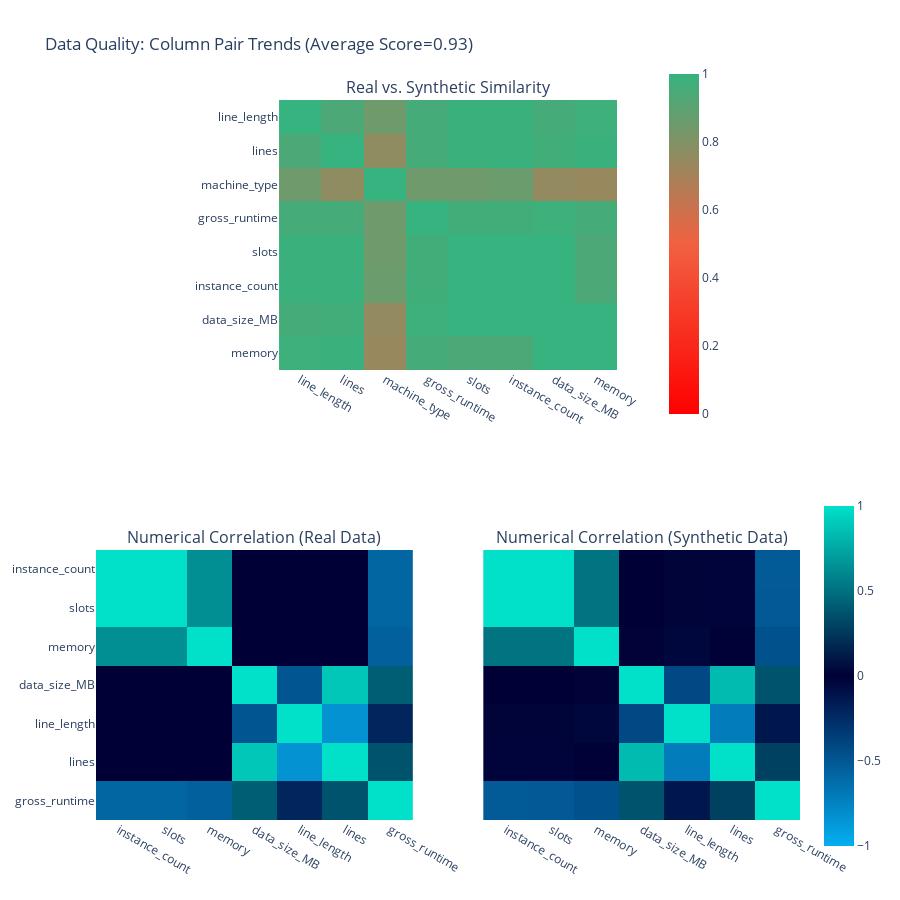

Source (notebook cell):
### Code cell
quality_report.get_visualization(property_name='Column Pair Trends')

### Figure 1 — Plotly figure (JSON) as saved in the notebook; plotly's stock layout.template omitted (floating-point values rounded to 4 significant figures)
{"data": [{"coloraxis": "coloraxis", "hovertemplate": "<b>Column Pair</b><br>(%{x},%{y})<br><br>Similarity: %{z}<extra></extra>", "type": "heatmap", "x": ["line_length", "lines", "machine_type", "gross_runtime", "slots", "instance_count", "data_size_MB", "memory"], "xaxis": "x", "y": ["line_length", "lines", "machine_type", "gross_runtime", "slots", "instance_count", "data_size_MB", "memory"], "yaxis": "y", "z": [[1, 0.94, 0.85, 0.96, 0.99, 0.99, 0.96, 0.98], [0.94, 1, 0.76, 0.96, 0.99, 0.99, 0.97, 0.99], [0.85, 0.76, 1, 0.85, 0.85, 0.86, 0.75, 0.74], [0.96, 0.96, 0.85, 1, 0.97, 0.97, 0.98, 0.96], [0.99, 0.99, 0.85, 0.97, 1, 1, 1, 0.94], [0.99, 0.99, 0.86, 0.97, 1, 1, 1, 0.94], [0.96, 0.97, 0.75, 0.98, 1, 1, 1, 1], [0.98, 0.99, 0.74, 0.96, 0.94, 0.94, 1, 1]]}, {"coloraxis": "coloraxis2", "customdata": [[1, 1, 0.52, 0, 0.02, -0.02, -0.52], [1, 1, 0.52, 0, 0.02, -0.02, -0.51], [0.52, 0.52, 1, -0.01, -0.04, 0.01, -0.46], [0, 0, -0.01, 1, -0.42, 0.83, 0.37], [0.02, 0.02, -0.04, -0.42, 1, -0.71, -0.13], [-0.02, -0.02, 0.01, 0.83, -0.71, 1, 0.29], [-0.52, -0.51, -0.46, 0.37, -0.13, 0.29, 1]], "hovertemplate": "<b>Correlation</b><br>(%{x},%{y})<br><br>Real: %{z}<br>(vs. Synthetic: %{customdata})<extra></extra>", "type": "heatmap", "x": ["instance_count", "slots", "memory", "data_size_MB", "line_length", "lines", "gross_runtime"], "xaxis": "x2", "y": ["instance_count", "slots", "memory", "data_size_MB", "line_length", "lines", "gross_runtime"], "yaxis": "y2", "z": [[1, 1, 0.64, 0, 0, 0, -0.58], [1, 1, 0.64, 0, 0, 0, -0.58], [0.64, 0.64, 1, 0, 0, 0, -0.55], [0, 0, 0, 1, -0.49, 0.89, 0.42], [0, 0, 0, -0.49, 1, -0.84, -0.21], [0, 0, 0, 0.89, -0.84, 1, 0.37], [-0.58, -0.58, -0.55, 0.42, -0.21, 0.37, 1]]}, {"coloraxis": "coloraxis2", "customdata": [[1, 1, 0.64, 0, 0, 0, -0.58], [1, 1, 0.64, 0, 0, 0, -0.58], [0.64, 0.64, 1, 0, 0, 0, -0.55], [0, 0, 0, 1, -0.49, 0.89, 0.42], [0, 0, 0, -0.49, 1, -0.84, -0.21], [0, 0, 0, 0.89, -0.84, 1, 0.37], [-0.58, -0.58, -0.55, 0.42, -0.21, 0.37, 1]], "hovertemplate": "<b>Correlation</b><br>(%{x},%{y})<br><br>Synthetic: %{z}<br>(vs. Real: %{customdata})<extra></extra>", "type": "heatmap", "x": ["instance_count", "slots", "memory", "data_size_MB", "line_length", "lines", "gross_runtime"], "xaxis": "x3", "y": ["instance_count", "slots", "memory", "data_size_MB", "line_length", "lines", "gross_runtime"], "yaxis": "y3", "z": [[1, 1, 0.52, 0, 0.02, -0.02, -0.52], [1, 1, 0.52, 0, 0.02, -0.02, -0.51], [0.52, 0.52, 1, -0.01, -0.04, 0.01, -0.46], [0, 0, -0.01, 1, -0.42, 0.83, 0.37], [0.02, 0.02, -0.04, -0.42, 1, -0.71, -0.13], [-0.02, -0.02, 0.01, 0.83, -0.71, 1, 0.29], [-0.52, -0.51, -0.46, 0.37, -0.13, 0.29, 1]]}], "layout": {"annotations": [{"font": {"size": 16}, "showarrow": false, "text": "Real vs. Synthetic Similarity", "x": 0.5, "xanchor": "center", "xref": "paper", "y": 1, "yanchor": "bottom", "yref": "paper"}, {"font": {"size": 16}, "showarrow": false, "text": "Numerical Correlation (Real Data)", "x": 0.225, "xanchor": "center", "xref": "paper", "y": 0.375, "yanchor": "bottom", "yref": "paper"}, {"font": {"size": 16}, "showarrow": false, "text": "Numerical Correlation (Synthetic Data)", "x": 0.775, "xanchor": "center", "xref": "paper", "y": 0.375, "yanchor": "bottom", "yref": "paper"}], "coloraxis": {"cmax": 1, "cmin": 0, "colorbar": {"len": 0.5, "x": 0.8, "y": 0.8}, "colorscale": [[0, "#FF0000"], [0.5, "#F16141"], [1, "#36B37E"]]}, "coloraxis2": {"cmax": 1, "cmin": -1, "colorbar": {"len": 0.5, "y": 0.2}, "colorscale": [[0, "#03AFF1"], [0.5, "#000036"], [1, "#01E0C9"]]}, "height": 900, "title": {"text": "Data Quality: Column Pair Trends (Average Score=0.93)"}, "width": 900, "xaxis": {"anchor": "y", "domain": [0.26, 0.74]}, "xaxis2": {"anchor": "y2", "domain": [0, 0.45]}, "xaxis3": {"anchor": "y3", "domain": [0.55, 1], "matches": "x2"}, "yaxis": {"anchor": "x", "autorange": "reversed", "domain": [0.625, 1]}, "yaxis2": {"anchor": "x2", "autorange": "reversed", "domain": [0, 0.375]}, "yaxis3": {"anchor": "x3", "autorange": "reversed", "domain": [0, 0.375], "matches": "y2", "visible": false}}}
